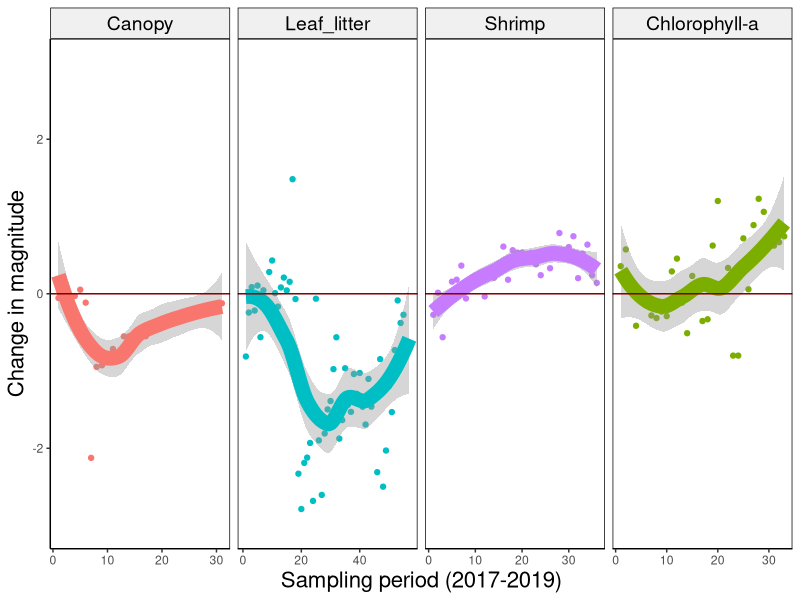
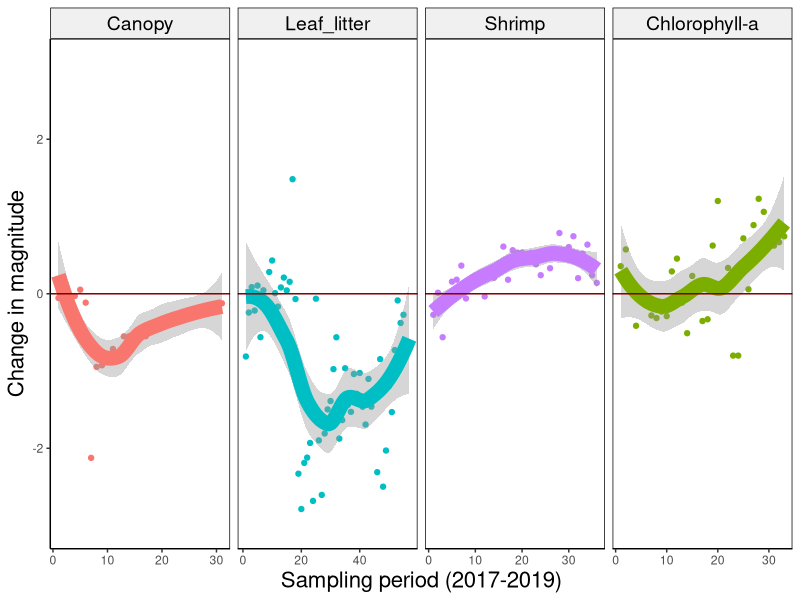

Here is the R script that generated these plots, in order: (Note: this script raises an error after producing the figures.)




#--------------------------------------------
# QPA regression
# 21 May 2020
#PEGF
#--------------------------------------------
#


library(modelr)
library(ggplot2)
library(dplyr)
library(patchwork)

QPAregression<- read.csv("00 QPA regressions.csv")
QPAregression

QPAregression$variable_f = factor(QPAregression$variable, levels=c('Canopy','Leaf_litter','Shrimp',
                                                                   'Chlorophyll-a','Macroinvertebrates'))

RegressionQPA <- ggplot(QPAregression, aes(Time, 
                                     value,
                                     color=variable)) + 
  #   annotate("rect", xmin = 0, xmax = 8, ymin = -Inf, ymax = Inf, alpha = 0.4, fill = "lightblue") +
  
  geom_point() +
  geom_smooth(se = T, size=5)  + 

  geom_hline(yintercept = 0, color="darkred") +

xlab('Sampling period (2017-2019)') + ylab("Change in magnitude") + 
  theme(axis.title.x = element_text(size = 16, angle = 0)) +# axis x
  theme(axis.title.y = element_text(size = 16, angle = 90)) +
  
  ylim(-3,3) + 
#  annotate("text", x = 5, y = 2.5, label = "Increase",colour = "black", size = 6,angle = 90) +
#  annotate("text", x = 5, y = -2.5, label = "Decrease",colour = "black", size = 6,angle = 90) +
  
  #theme(legend.title=element_blank())+
  #theme(legend.text = element_text(size=20)) +
  theme(legend.position="none")+
  
  theme(panel.grid.major = element_blank(), panel.grid.minor = element_blank(),
        panel.background = element_blank(), axis.line = element_line(colour = "black")) +
  theme(panel.border = element_rect(colour = "black", fill=NA, size=0.5)) +
  
  theme(strip.text.x  = element_text(size = 14, colour = "black", angle = 0)) +
  theme(strip.background = element_rect(colour = "black", fill = "grey94")) +
  
  facet_grid(~ variable_f, scales="free_x")

RegressionQPA

RegressionQPA + ggsave("TrajectoriesQPA.jpeg", width=10, height=6,dpi=600)  
